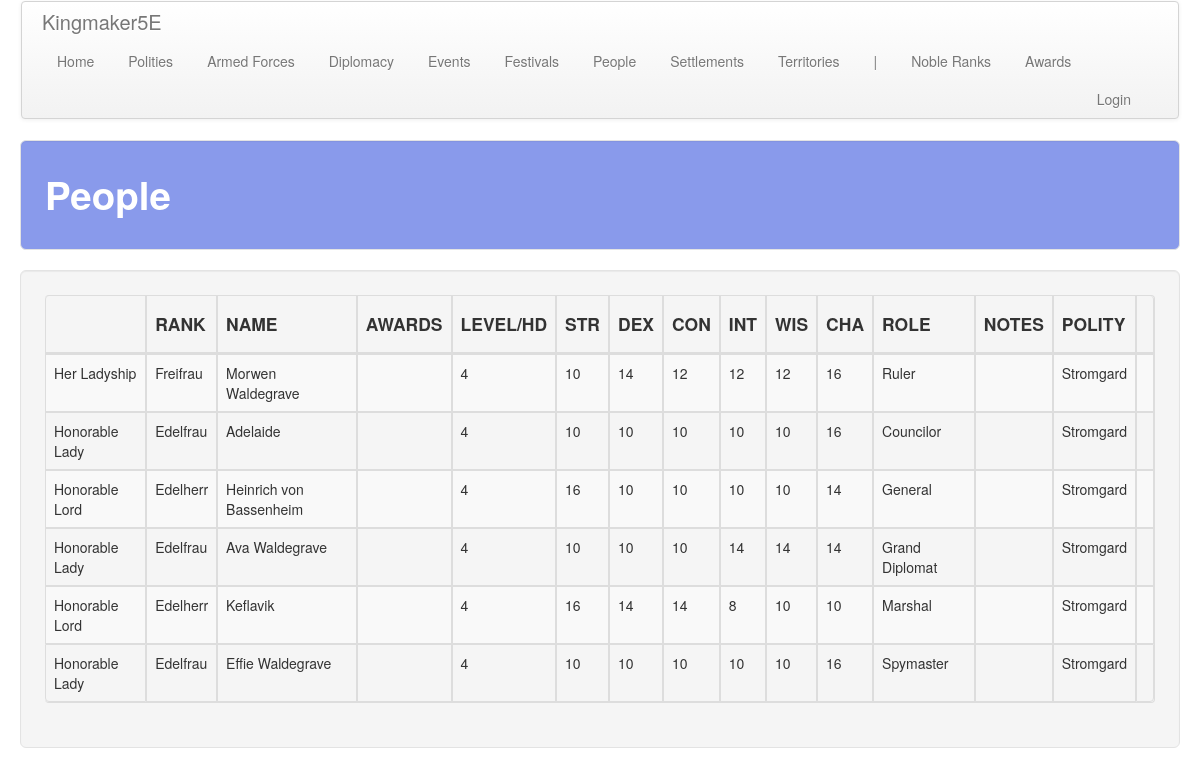
Before: /people/ with the older database file.
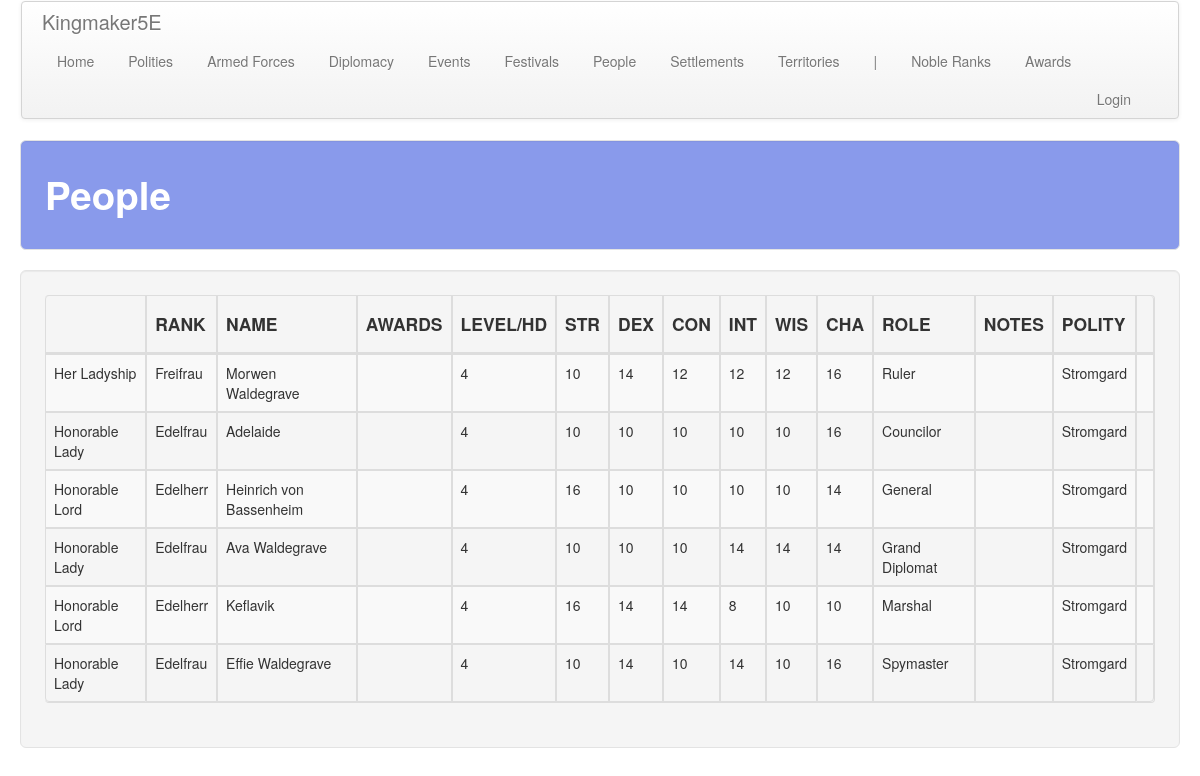
After: the same page with the newer database file.
### people/models.py (models this page shows, shortened)
class Person(models.Model):
    first_name = models.CharField(max_length=default_max_length)
    middle_name = models.CharField(max_length=default_max_length, blank=True)
    last_name = models.CharField(max_length=default_max_length, blank=True)
    gender = models.ForeignKey(
        Gender, on_delete=models.CASCADE, related_name='person', related_query_name='person')
    noble_rank = models.ForeignKey(
        NobleRank, on_delete=models.CASCADE, related_name='person', related_query_name='person',
        blank=True, null=True
    )
    awards = models.ManyToManyField(
        Award, blank=True,
        related_name='person', related_query_name='person',
    )
    hit_dice = models.IntegerField(default=1)
    str = models.IntegerField(default=10)
    dex = models.IntegerField(default=10)
    con = models.IntegerField(default=10)
    int = models.IntegerField(default=10)
    wis = models.IntegerField(default=10)
    cha = models.IntegerField(default=10)
    notes = models.TextField(blank=True)
    polity = models.ForeignKey(
        'polity.Polity', on_delete=models.CASCADE,
        related_name='person', related_query_name='person'
    )
    leadership_role = models.ForeignKey(
        LeadershipRole, on_delete=models.CASCADE, blank=True, null=True,
        related_name='person', related_query_name='person'
    )
    boons = models.ManyToManyField(
        'armed_forces.Boon', blank=True,
        related_name='person', related_query_name='person',
    )

class NobleRank(models.Model):
    rank = models.CharField(max_length=default_max_length)
    male_title = models.CharField(max_length=default_max_length)
    female_title = models.CharField(max_length=default_max_length)
    male_honorific = models.CharField(max_length=default_max_length)
    female_honorific = models.CharField(max_length=default_max_length)
    desc = models.TextField(blank=True)

class LeadershipRole(models.Model):
    name = models.CharField(max_length=default_max_length)
    ranking = models.IntegerField(default=0)

### polity/models.py (models this page shows, shortened)
class Polity(models.Model):
    name = models.CharField(max_length=default_max_length)
    government = models.ForeignKey(
        Government, on_delete=models.CASCADE,
        related_name='polity', related_query_name='polity')
    alignment_lc = models.ForeignKey(
        AlignmentLC, on_delete=models.CASCADE,
        related_name='polity', related_query_name='polity')
    alignment_ge = models.ForeignKey(
        AlignmentGE, on_delete=models.CASCADE,
        related_name='polity', related_query_name='polity')
    treasury = models.IntegerField(default=0)
    unrest = models.IntegerField(default=0)
    fame = models.IntegerField(default=0)
    infamy = models.IntegerField(default=0)
    desc = models.TextField(default="", blank=True)
    tax_edict = models.ForeignKey(
        'core.TaxEdict', on_delete=models.CASCADE,
        related_name='polity', related_query_name='polity')
    promotion_edict = models.ForeignKey(
        'core.PromotionEdict', on_delete=models.CASCADE,
        related_name='polity', related_query_name='polity')
    holiday_edict = models.ForeignKey(
        'core.HolidayEdict', on_delete=models.CASCADE,
        related_name='polity', related_query_name='polity')
    recruitment_edict = models.ForeignKey(
        'core.RecruitmentEdict', on_delete=models.CASCADE,
        related_name='polity', related_query_name='polity')
    ruler_attribute_1 = models.ForeignKey(
        Attribute, on_delete=models.CASCADE, null=True, blank=True,
        related_name='polity_ruler_1', related_query_name='polity_ruler_1')
    ruler_attribute_2 = models.ForeignKey(
        Attribute, on_delete=models.CASCADE, null=True, blank=True,
        related_name='polity_ruler_2', related_query_name='polity_ruler_2')
    ruler_attribute_3 = models.ForeignKey(
        Attribute, on_delete=models.CASCADE, null=True, blank=True,
        related_name='polity_ruler_3', related_query_name='polity_ruler_3')
    spymaster_attribute = models.ForeignKey(
        Attribute, on_delete=models.CASCADE, null=True, blank=True,
        related_name='polity_spymaster', related_query_name='polity_spymaster')

### people/views.py (the view)
# urls.py: path('', views.people, name='people'),
def people(request):
    return show_all_items(
        request, app_name, a_obj, a_plural, sort='polity', sort_2='leadership_role',
        sort_3='last_name', sort_4='first_name',
    )

### people/templates/people/people.html (shortened to what this page needs)
<!DOCTYPE html>
{% extends 'people/base.html' %}
{% block table_header %}
    <th class="th_ccell"><h4></h4></th>
    <th class="th_lcell"><h4>RANK</h4></th>
    <th class="th_lcell"><h4>NAME</h4></th>
    <th class="th_lcell"><h4>AWARDS</h4></th>
    <th class="th_lcell"><h4>LEVEL/HD</h4></th>
    <th class="th_ccell"><h4>STR</h4></th>
    <th class="th_ccell"><h4>DEX</h4></th>
    <th class="th_ccell"><h4>CON</h4></th>
    <th class="th_ccell"><h4>INT</h4></th>
    <th class="th_ccell"><h4>WIS</h4></th>
    <th class="th_ccell"><h4>CHA</h4></th>
    <th class="th_ccell"><h4>ROLE</h4></th>
    <th class="th_ccell"><h4>NOTES</h4></th>
    <th class="th_ccell"><h4>POLITY</h4></th>
    <th class="th_ccell"><h4></h4></th>
{% endblock %}
{% block table_body %}
    {% for person in people %}
        <tr>
            <td class="tb_ccell">
                {% if person.noble_rank is not None %}
                    {% if person.gender.name == "Female" %}
                        {{ person.noble_rank.female_honorific }}
                    {% else %}
                        {{ person.noble_rank.male_honorific }}
                    {% endif %}
                {% endif %}
            </td>
            <td class="tb_ccell">
                {% if person.noble_rank is not None %}
                    {% if person.gender.name == "Female" %}
                        {{ person.noble_rank.female_title }}
                    {% else %}
                        {{ person.noble_rank.male_title }}
                    {% endif %}
                {% endif %}
            </td>
            <td class="tb_lcell">
                {{ person.first_name }} {{ person.last_name }}
            </td>
            <td class="tb_ccell">{{ person.awards.all|join:", " }}</td>
            <td class="tb_ccell">{{ person.hit_dice }}</td>
            <td class="tb_ccell">{{ person.str }}</td>
            <td class="tb_ccell">{{ person.dex }}</td>
            <td class="tb_ccell">{{ person.con }}</td>
            <td class="tb_ccell">{{ person.int }}</td>
            <td class="tb_ccell">{{ person.wis }}</td>
            <td class="tb_ccell">{{ person.cha }}</td>
            <td class="tb_lcell">{{ person.leadership_role.name }}</td>
            <td class="tb_lcell">{{ person.notes }}</td>
            <td class="tb_lcell">{{ person.polity.name }}</td>
            <td class="tb_ccell">
            </td>
        </tr>
    {% endfor %}
{% endblock %}

Changed rows visible on the page:
changed Person "Effie": dex "10" → "14"; int "10" → "14"
